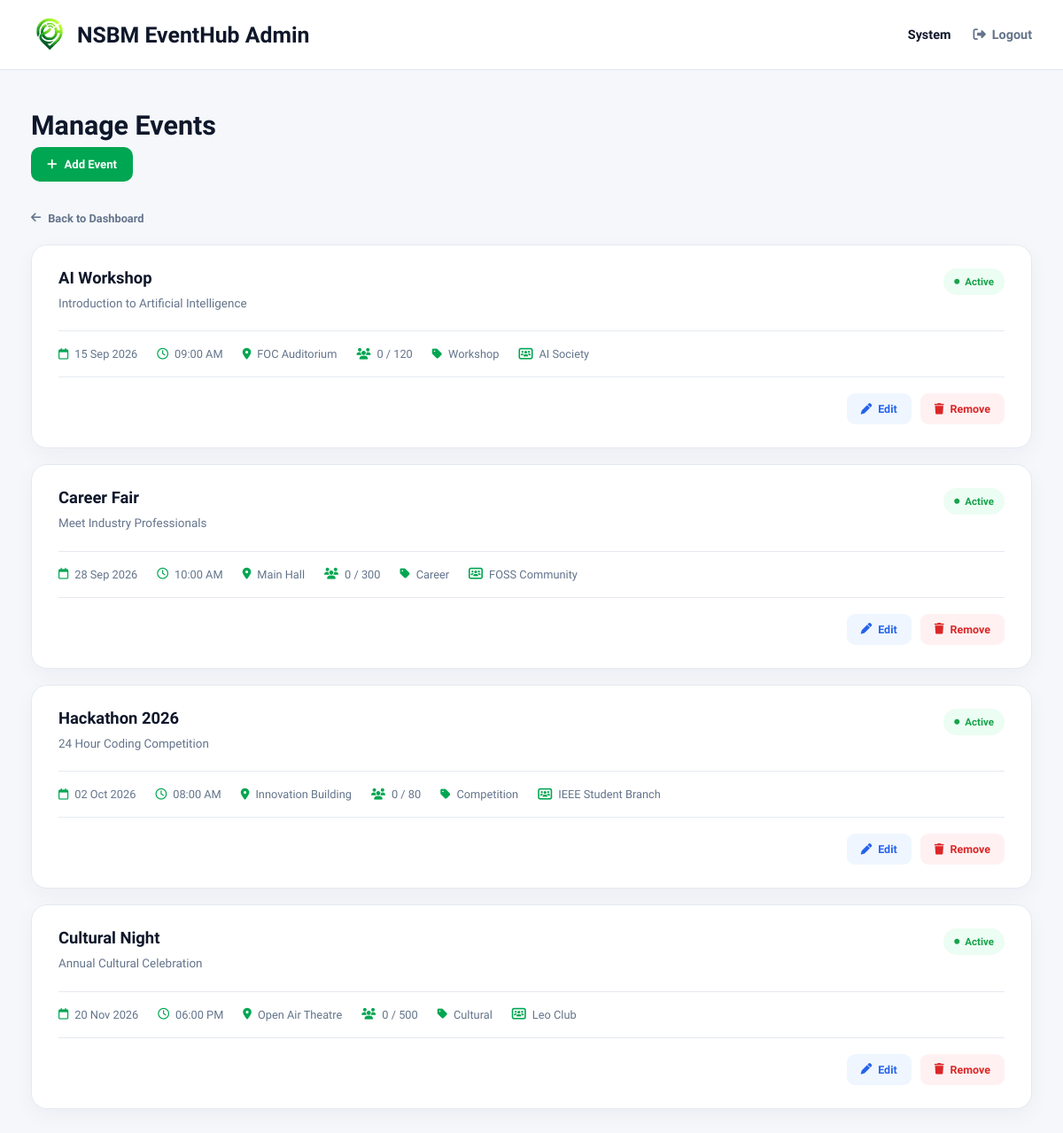
/admin/events.php (signed in), run on the app's committed database.
### tables this page shows
CREATE TABLE events (
    event_id INT AUTO_INCREMENT PRIMARY KEY,

    title VARCHAR(200) NOT NULL,
    description TEXT,

    category_id INT NOT NULL,
    club_id INT NOT NULL,

    venue VARCHAR(150) NOT NULL,

    event_date DATE NOT NULL,
    event_time TIME NOT NULL,

    capacity INT NOT NULL,

    banner_image VARCHAR(255),

    created_by INT NOT NULL,

    created_at TIMESTAMP DEFAULT CURRENT_TIMESTAMP,

    CONSTRAINT fk_events_category
        FOREIGN KEY(category_id)
        REFERENCES categories(category_id),

    CONSTRAINT fk_events_club
        FOREIGN KEY(club_id)
        REFERENCES clubs(club_id),

    CONSTRAINT fk_events_user
        FOREIGN KEY(created_by)
        REFERENCES users(user_id)
);

CREATE TABLE categories (
    category_id INT AUTO_INCREMENT PRIMARY KEY,
    category_name VARCHAR(100) NOT NULL UNIQUE
);

CREATE TABLE clubs (
    club_id INT AUTO_INCREMENT PRIMARY KEY,
    club_name VARCHAR(150) NOT NULL,
    description TEXT
);

### admin/events.php (the view, shortened to what this page needs)
<?php
require_once "../config/db.php";
$sql = "
    SELECT
        e.event_id,
        e.title,
        e.description,
        e.event_date,
        e.event_time,
        e.venue,
        e.capacity,
        c.category_name,
        cl.club_name,
        COUNT(r.registration_id) AS registered_count
    FROM events e
    LEFT JOIN categories c
        ON e.category_id = c.category_id
    LEFT JOIN clubs cl
        ON e.club_id = cl.club_id
    LEFT JOIN registrations r
        ON e.event_id = r.event_id
    WHERE e.event_date >= CURDATE()
    GROUP BY
        e.event_id,
        e.title,
        e.description,
        e.event_date,
        e.event_time,
        e.venue,
        e.capacity,
        c.category_name,
        cl.club_name
    ORDER BY e.event_date ASC, e.event_time ASC
";
$result = mysqli_query($conn, $sql);
?>
<!DOCTYPE html>
<html lang="en">
<head>
    <link
        rel="stylesheet"
        href="https://cdnjs.cloudflare.com/ajax/libs/font-awesome/6.4.0/css/all.min.css">
    <link
        rel="stylesheet"
        href="../assets/css/admin-dashboard.css">
</head>
<body>
<header class="admin-header">
    <div class="header-container">
        <div class="brand">
            <img
                src="../assets/images/logo.png"
                alt="EventHub Logo"
                height="42">
            <span>
                NSBM EventHub Admin
            </span>
        </div>
        <div class="admin-profile">
            <span>
                <?php
                echo htmlspecialchars(
                    $_SESSION["first_name"]
                );
                ?>
            </span>
            <a href="../auth/logout.php">
                <i class="fa-solid fa-right-from-bracket"></i>
                Logout
            </a>
        </div>
    </div>
</header>
<main class="admin-main">
    <section class="welcome-section">
        <div>
            <h1>
                Manage Events
            </h1>
        </div>
        <a
            href="add-event.php"
            class="add-event-button">
            <i class="fa-solid fa-plus"></i>
            Add Event
        </a>
    </section>
    <a
        href="dashboard.php"
        class="back-button">
        <i class="fa-solid fa-arrow-left"></i>
        Back to Dashboard
    </a>
    <section class="admin-events-list">
        <?php if (
            mysqli_num_rows($result) > 0
        ): ?>
            <?php while (
                $event =
                mysqli_fetch_assoc($result)
            ): ?>
                <div class="admin-event-card">
                    <div class="admin-event-header">
                        <div>
                            <h2>
                                <?php
                                echo htmlspecialchars(
                                    $event["title"]
                                );
                                ?>
                            </h2>
                            <p>
                                <?php
                                echo htmlspecialchars(
                                    $event["description"]
                                );
                                ?>
                            </p>
                        </div>
                        <span class="event-status">
                            <i class="fa-solid fa-circle"></i>
                            Active
                        </span>
                    </div>
                    <div class="admin-event-details">
                        <span>
                            <i class="fa-regular fa-calendar"></i>
                            <?php
                            echo date(
                                "d M Y",
                                strtotime(
                                    $event["event_date"]
                                )
                            );
                            ?>
                        </span>
                        <span>
                            <i class="fa-regular fa-clock"></i>
                            <?php
                            echo date(
                                "h:i A",
                                strtotime(
                                    $event["event_time"]
                                )
                            );
                            ?>
                        </span>
                        <span>
                            <i class="fa-solid fa-location-dot"></i>
                            <?php
                            echo htmlspecialchars(
                                $event["venue"]
                            );
                            ?>
                        </span>
                        <span>
                            <i class="fa-solid fa-users"></i>
                            <?php
                            echo $event["registered_count"];
                            ?>
                            /
                            <?php
                            echo $event["capacity"];
                            ?>
                        </span>
                        <?php if (
                            !empty(
                                $event["category_name"]
                            )
                        ): ?>
                            <span>
                                <i class="fa-solid fa-tag"></i>
                                <?php
                                echo htmlspecialchars(
                                    $event["category_name"]
                                );
                                ?>
                            </span>
                        <?php endif; ?>
                        <?php if (
                            !empty(
                                $event["club_name"]
                            )
                        ): ?>
                            <span>
                                <i class="fa-solid fa-users-rectangle"></i>
                                <?php
                                echo htmlspecialchars(
                                    $event["club_name"]
                                );
                                ?>
                            </span>
                        <?php endif; ?>
                    </div>
                    <div class="admin-event-actions">
                        <a
                            href="edit-event.php?id=<?php echo $event["event_id"]; ?>"
                            class="edit-event-btn">
                            <i class="fa-solid fa-pen"></i>
                            Edit
                        </a>
                        <form
                            action="event-action.php"
                            method="POST"
                            onsubmit="return confirm('Are you sure you want to remove this event?');">
                            <button
                                type="submit"
                                class="remove-event-btn">
                                <i class="fa-solid fa-trash"></i>
                                Remove
                            </button>
                        </form>
                    </div>
                </div>
            <?php endwhile; ?>
        <?php endif; ?>
    </section>
</main>
</body>
</html>

### assets/css/admin-dashboard.css (style rules this page uses)
:root { --primary: #00a651; --primary-dark: #008741; --text-dark: #0f172a; --text-gray: #64748b; --background: #f5f7fb; --white: #ffffff; --border: #e2e8f0; --danger: #dc2626; --danger-light: #fef2f2; --success: #16a34a; --success-light: #f0fdf4; --shadow: 0 10px 30px rgba(15, 23, 42, 0.06); }
* { margin: 0; padding: 0; box-sizing: border-box; font-family: 'Plus Jakarta Sans', sans-serif; }
body { background: var(--background); color: var(--text-dark); min-height: 100vh; }
.admin-header { width: 100%; background: var(--white); border-bottom: 1px solid var(--border); position: sticky; top: 0; z-index: 100; }
.header-container { width: 100%; max-width: 1450px; margin: auto; padding: 18px 35px; display: flex; justify-content: space-between; align-items: center; }
.brand { display: flex; align-items: center; gap: 10px; font-size: 1.55rem; font-weight: 700; color: var(--text-dark); }
.admin-profile { display: flex; align-items: center; gap: 25px; font-size: 0.9rem; color: var(--text-gray); }
.admin-profile span { font-weight: 600; color: var(--text-dark); }
.admin-profile a { display: flex; align-items: center; gap: 7px; color: var(--text-gray); text-decoration: none; font-weight: 600; transition: 0.2s ease; }
.admin-main { width: 100%; max-width: 1450px; margin: auto; padding: 45px 35px 70px; }
.welcome-section { margin-bottom: 30px; }
.welcome-section h1 { font-size: 1.9rem; font-weight: 700; margin-bottom: 7px; }
.add-event-button { display: inline-flex; align-items: center; gap: 8px; padding: 12px 18px; background: var(--primary); color: white; border-radius: 10px; text-decoration: none; font-size: 0.82rem; font-weight: 600; transition: 0.2s ease; }
.back-button { display: inline-flex; align-items: center; gap: 8px; margin-bottom: 22px; color: var(--text-gray); text-decoration: none; font-size: 0.8rem; font-weight: 600; }
.admin-events-list { display: flex; flex-direction: column; gap: 18px; }
.admin-event-card { background: white; border: 1px solid #e5eaf0; border-radius: 18px; padding: 26px 30px; box-shadow: 0 8px 25px rgba(15, 23, 42, 0.04); }
.admin-event-header { display: flex; justify-content: space-between; align-items: flex-start; gap: 20px; padding-bottom: 20px; border-bottom: 1px solid #e5eaf0; }
.admin-event-header h2 { margin: 0 0 8px; font-size: 1.15rem; color: #0f172a; }
.admin-event-header p { margin: 0; color: #64748b; font-size: 0.84rem; line-height: 1.6; }
.event-status { display: inline-flex; align-items: center; gap: 6px; padding: 8px 12px; border-radius: 20px; background: #ecfdf3; color: #16a34a; font-size: 0.72rem; font-weight: 600; white-space: nowrap; }
.event-status i { font-size: 6px; }
.admin-event-details { display: flex; flex-wrap: wrap; gap: 22px; padding: 18px 0; border-bottom: 1px solid #e5eaf0; }
.admin-event-details span { display: inline-flex; align-items: center; gap: 7px; color: #64748b; font-size: 0.8rem; }
.admin-event-details i { color: #00a651; }
.admin-event-actions { display: flex; justify-content: flex-end; align-items: center; gap: 10px; padding-top: 18px; }
.admin-event-actions form { margin: 0; }
.edit-event-btn { display: inline-flex; align-items: center; gap: 7px; padding: 10px 16px; border-radius: 9px; background: #eff6ff; color: #2563eb; text-decoration: none; font-size: 0.78rem; font-weight: 600; transition: 0.2s ease; }
.remove-event-btn { display: inline-flex; align-items: center; gap: 7px; padding: 10px 16px; border: none; border-radius: 9px; background: #fff1f2; color: #dc2626; font-family: inherit; font-size: 0.78rem; font-weight: 600; cursor: pointer; transition: 0.2s ease; }

### data on the page
events: title "AI Workshop", description "Introduction to Artificial Intelligence", event_date "15 Sep 2026", event_time "09:00 AM", venue "FOC Auditorium", registered_count "0", capacity "120", category.category_name "Workshop", club.club_name "AI Society"
events: title "Career Fair", description "Meet Industry Professionals", event_date "28 Sep 2026", event_time "10:00 AM", venue "Main Hall", registered_count "0", capacity "300", category.category_name "Career", club.club_name "FOSS Community"
events: title "Hackathon 2026", description "24 Hour Coding Competition", event_date "02 Oct 2026", event_time "08:00 AM", venue "Innovation Building", registered_count "0", capacity "80", category.category_name "Competition", club.club_name "IEEE Student Branch"
events: title "Cultural Night", description "Annual Cultural Celebration", event_date "20 Nov 2026", event_time "06:00 PM", venue "Open Air Theatre", registered_count "0", capacity "500", category.category_name "Cultural", club.club_name "Leo Club"

### other printed values
$_SESSION["first_name"] "System"
